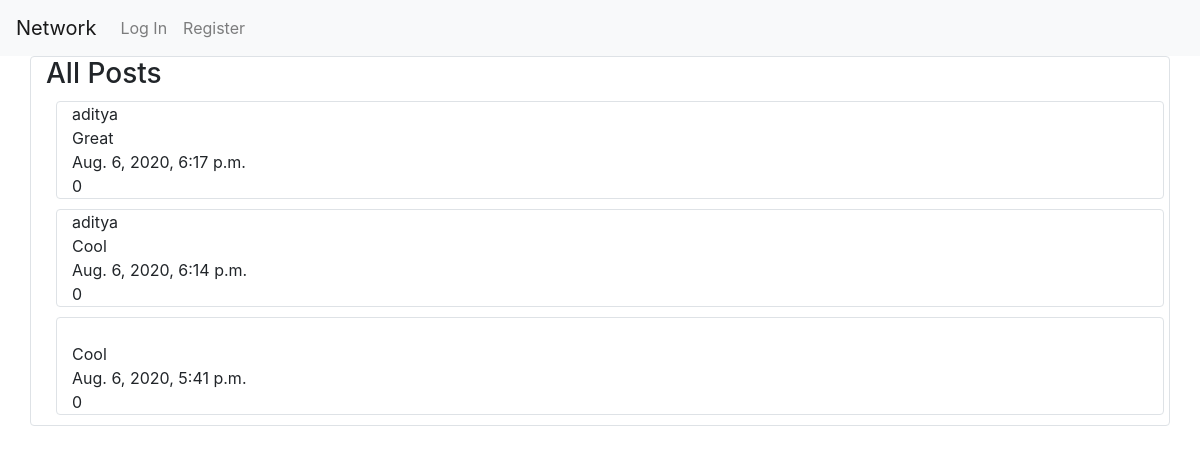
The app's page /, older data.
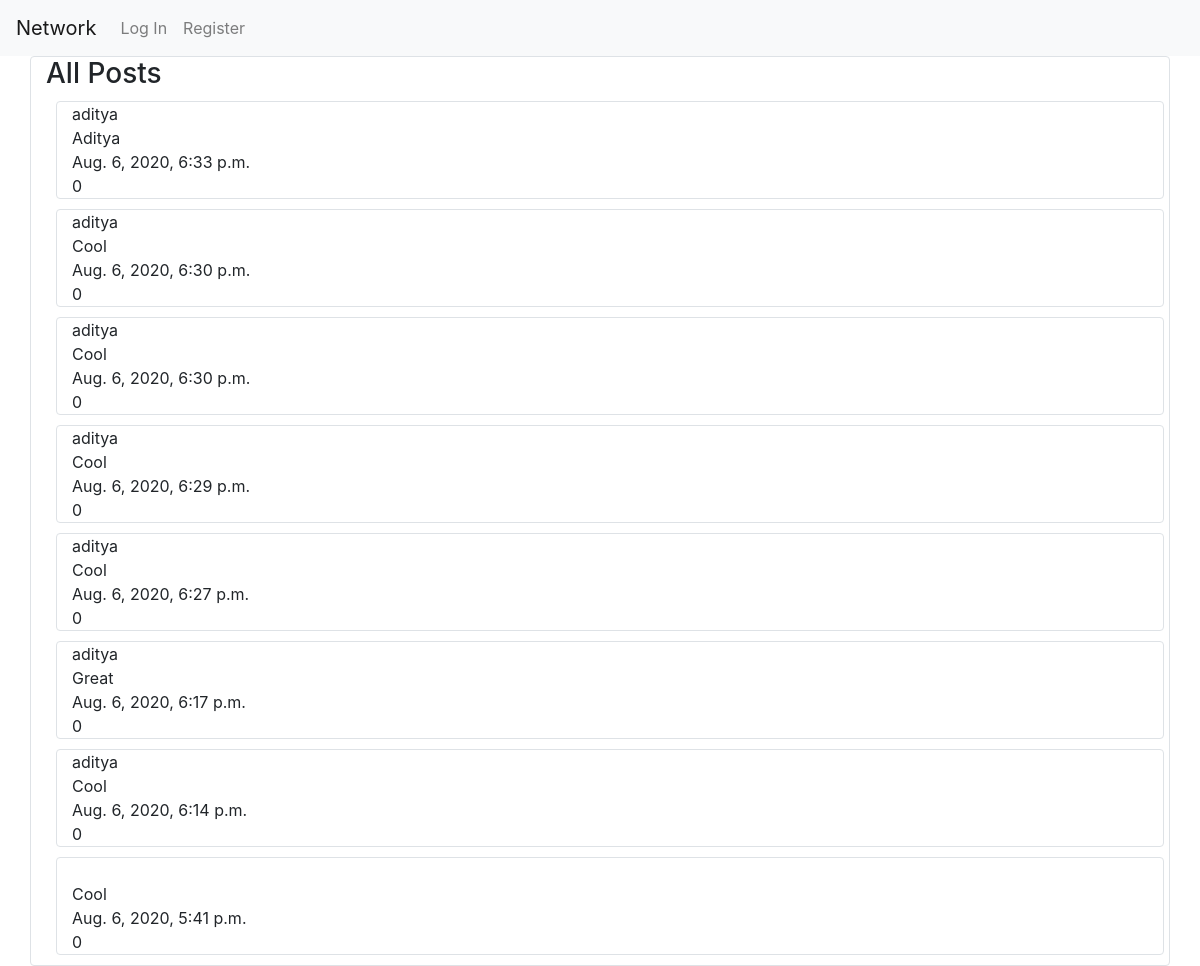
The same page, newer data.
### network/models.py (models this page shows)
class Post(models.Model):
    content = models.CharField(max_length=500)
    pub_time = models.DateTimeField(auto_now=True)
    likes = models.IntegerField(default=0)
    publisher = models.ForeignKey(User, on_delete=models.CASCADE, related_name="posts")
    def __str__(self):
        return self.content

class User(AbstractUser):
    pass

### network/views.py (the view)
# urls.py: path("", views.index, name="index"),
def index(request):
    posts = Post.objects.all()
    posts = list(reversed(posts))
    print(posts)
    context = {"posts": posts}
    return render(request, "network/index.html", context=context)

### network/templates/network/index.html (shortened to what this page needs)
{% extends "network/layout.html" %} {% load static %} {% block import %}
<link href="{% static 'network/index.css' %}" rel="stylesheet"> {% endblock %} {% block body %}
<div class="container border rounded">
    <h3>All Posts</h3>
    <div>
        {% for post in posts %}
        <div class="container border rounded" style="margin: 10px;">
            {{ post.publisher.username }}<br> {{ post.content }}<br> {{ post.pub_time }}<br> {{ post.likes }}
        </div>
        {% empty %}
        <p>No posts</p>
        {% endfor %}
    </div>
</div>
{% endblock %}

Row changes from the older to the newer data that the page shows:
added Post: publisher.username "aditya", content "Aditya", pub_time "Aug. 6, 2020, 6:33 p.m.", likes "0"
added Post: publisher.username "aditya", content "Cool", pub_time "Aug. 6, 2020, 6:30 p.m.", likes "0"
added Post: publisher.username "aditya", content "Cool", pub_time "Aug. 6, 2020, 6:30 p.m.", likes "0"
added Post: publisher.username "aditya", content "Cool", pub_time "Aug. 6, 2020, 6:29 p.m.", likes "0"
added Post: publisher.username "aditya", content "Cool", pub_time "Aug. 6, 2020, 6:27 p.m.", likes "0"
